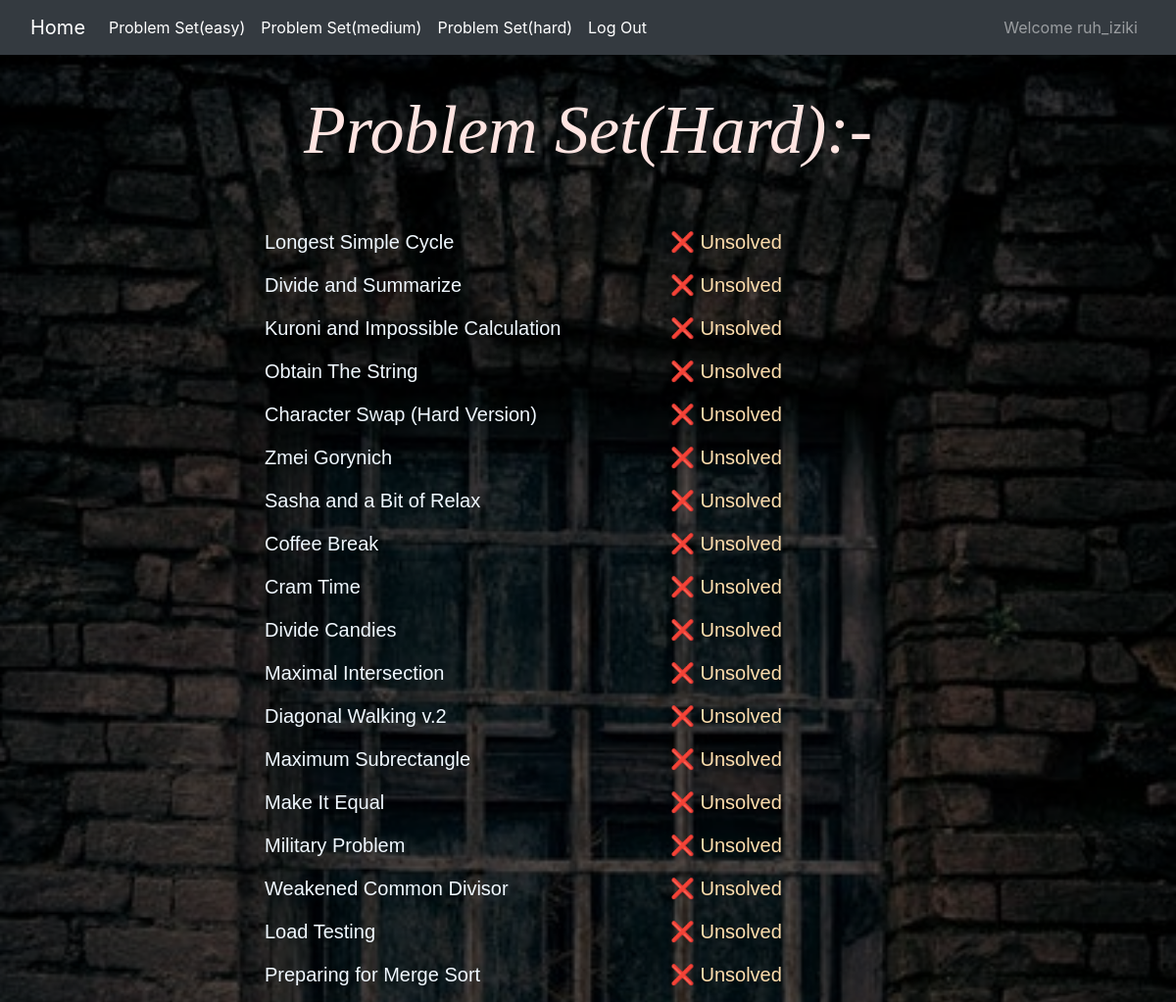
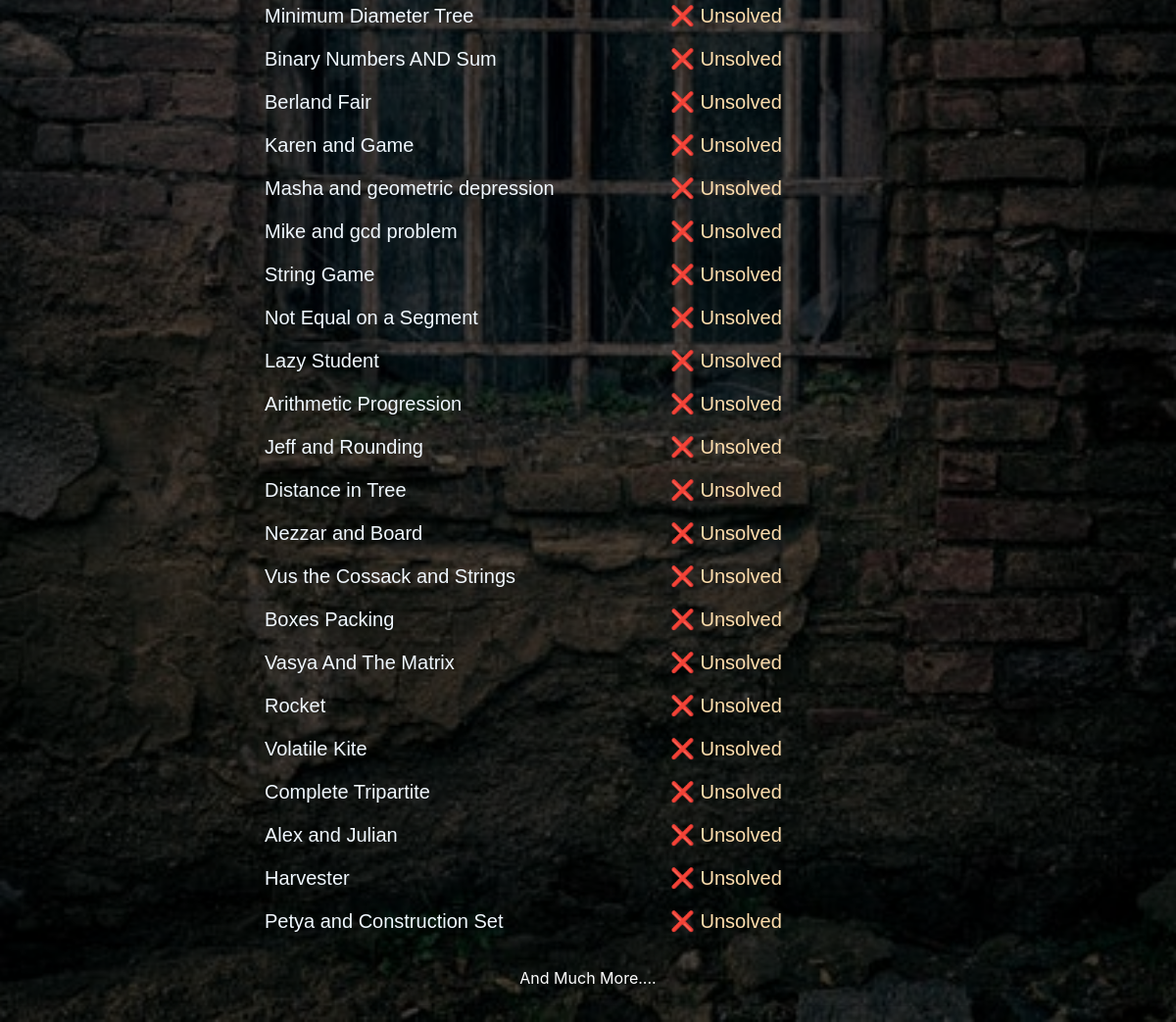
Screenshot of /hard/ (signed in) with the database file from the repository (2 pictures, top to bottom).
### problem/models.py (models this page shows)
class hard(models.Model):
	title = models.CharField(max_length=200)
	problem = models.CharField(max_length=200)
	link = models.CharField(max_length=200)

### problem/views.py (the view)
# urls.py: path('hard/',views.HardView,name="hard"),
def HardView(request):
	hards = hard.objects.all();
	context = {'hards':hards}
	return render(request,'hard.html',context)

### problem/templates/hard.html (shortened to what this page needs)
{% extends 'base.html' %}
{% load static %}
{% block content %}
{% if user.is_authenticated %}
<body style="background-image: url({% static 'images/15.png' %});background-repeat: no-repeat;background-position: center;background-size: cover;"></body>
<p style="font-size: 70px;text-align: center;font-style: italic;font-family: serif;font-style:Times New Roman;color:rgb(255,228,225)">Problem Set(Hard):-</p>
<table>
	{% for hard in hards %}
	<tr>
		<td><a href="{{hard.link}}" style="font-size:20px;color: rgb(240,248,255)" target="_blank">{{hard.title}}</a></td>
		<td id="{{hard.problem}}" style="font-size: 20px;">&#10060 Unsolved</td>
	</tr>
	{% endfor %}
</table>
		<p style="text-align: center;color: white">And Much More....</p>
<hr>
{% else %}
Login first;
{% endif %}
{% endblock %}

### problem/templates/base.html (shortened to what this page needs)
<link rel="stylesheet" href="https://stackpath.bootstrapcdn.com/bootstrap/4.3.1/css/bootstrap.min.css">
<nav class="navbar navbar-expand-lg navbar-dark bg-dark">
  <div class="container-fluid">
    {% if user.is_authenticated %}
    <a class="navbar-brand" href="{% url 'home' %}">Home</a>
    <div class="collapse navbar-collapse" id="navbarSupportedContent">
      <ul class="navbar-nav me-auto mb-2 mb-lg-0">
        <li class="nav-item">
          <a class="nav-link active" aria-current="page" href="{% url 'easy' %}">Problem Set(easy)</a>
        </li>
        <li class="nav-item">
          <a class="nav-link active" aria-current="page" href="{% url 'medium' %}">Problem Set(medium)</a>
        </li>
        <li class="nav-item">
          <a class="nav-link active" aria-current="page" href="{% url 'hard' %}">Problem Set(hard)</a>
        </li>
        <li class="nav-item">
          <a class="nav-link active" aria-current="page" href="{% url 'logout' %}">Log Out</a>
        </li>
      </ul>
          <ul class="navbar-nav ml-auto">
          <a class="nav-link" href="{% url 'home' %}">Welcome {{user.username}}</a>
          </ul>
      </div>
          {% endif %}
  </div>
</nav>
{% block content %}
{% endblock %}

### problem/templates/base.html (style rules this page uses)
.navbar { background-color: transparent; background: transparent; border-color: transparent; }
.navbar li { color: #000 }

### problem/templates/hard.html (style rules this page uses)
table { font-family: arial, sans-serif; border-collapse: collapse; width: 50%; margin-left: 20%; }
td, th { color: rgb(255,222,173); border: 0px solid #dddddd; text-align: left; padding: 10px; padding-left: 30px; }

### rows the page displays
hard: title "Longest Simple Cycle"
hard: title "Divide and Summarize"
hard: title "Kuroni and Impossible Calculation"
hard: title "Obtain The String"
hard: title "Character Swap (Hard Version)"
hard: title "Zmei Gorynich"
hard: title "Sasha and a Bit of Relax"
hard: title "Coffee Break"
hard: title "Cram Time"
hard: title "Divide Candies"
hard: title "Maximal Intersection"
hard: title "Diagonal Walking v.2"
hard: title "Maximum Subrectangle"
hard: title "Make It Equal"
hard: title "Military Problem"
hard: title "Weakened Common Divisor"
hard: title "Load Testing"
hard: title "Preparing for Merge Sort"
hard: title "Minimum Diameter Tree"
hard: title "Binary Numbers AND Sum"
hard: title "Berland Fair"
hard: title "Karen and Game"
hard: title "Masha and geometric depression"
hard: title "Mike and gcd problem"
hard: title "String Game"
hard: title "Not Equal on a Segment"
hard: title "Lazy Student"
hard: title "Arithmetic Progression"
hard: title "Jeff and Rounding"
hard: title "Distance in Tree"
hard: title "Nezzar and Board"
hard: title "Vus the Cossack and Strings"
hard: title "Boxes Packing"
hard: title "Vasya And The Matrix"
hard: title "Rocket"
hard: title "Volatile Kite"
hard: title "Complete Tripartite"
hard: title "Alex and Julian"
hard: title "Harvester"
hard: title "Petya and Construction Set"

### other values shown
{{ user.username }} "ruh_iziki"
